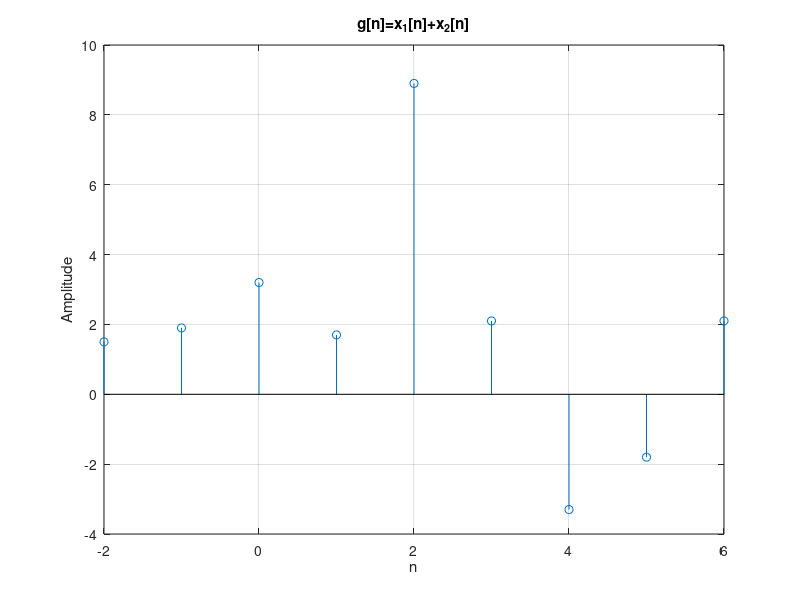

The MATLAB script that drew this image:
% Script: exdt_1_1.m
n = [-2:6];
x1 = [1.5,1.9,3.2,-1.1,4.8,0.4,0,0,0];
x2 = [0,0,0,2.8,4.1,1.7,-3.3,-1.8,2.1];
g = x1+x2;
stem(n,g); grid;
title('g[n]=x_{1}[n]+x_{2}[n]');
xlabel('n');
ylabel('Amplitude');
